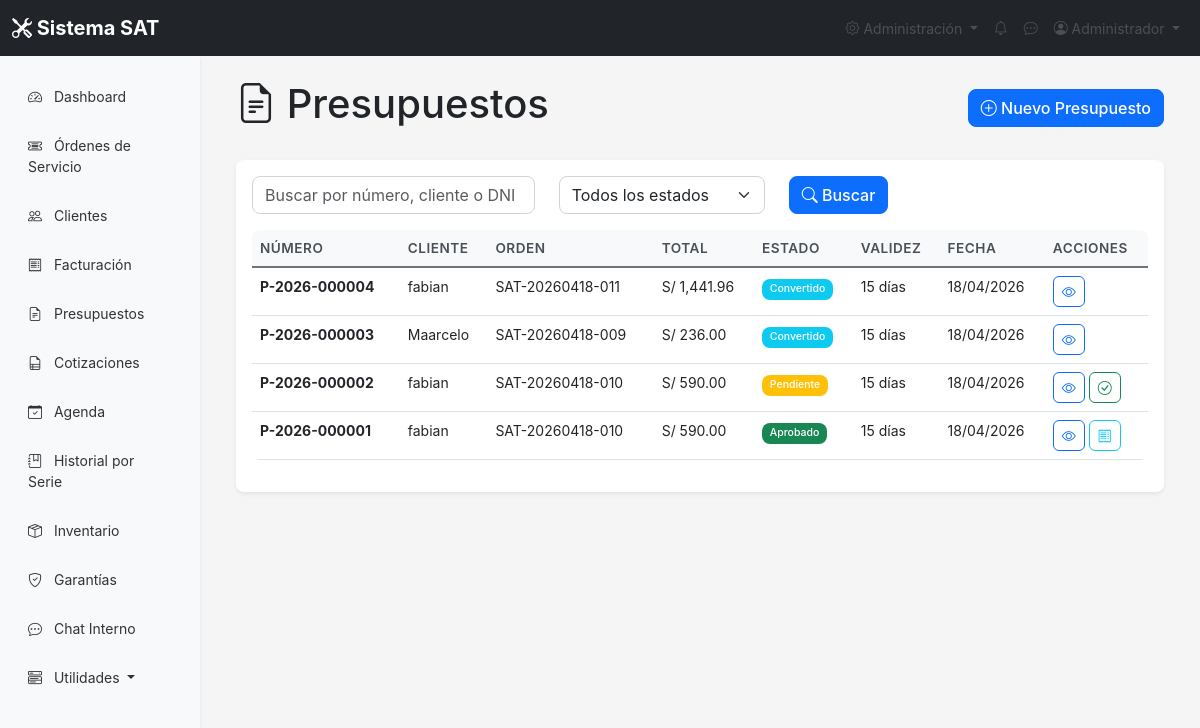
The app's page /presupuestos/listar.php (signed in) with its own data.
### tables this page shows
CREATE TABLE IF NOT EXISTS `presupuestos` (
  `id` int NOT NULL AUTO_INCREMENT,
  `numero_presupuesto` varchar(20) NOT NULL,
  `orden_id` int DEFAULT NULL,
  `cliente_id` int NOT NULL,
  `subtotal` decimal(10,2) NOT NULL,
  `igv` decimal(10,2) NOT NULL,
  `total` decimal(10,2) NOT NULL,
  `estado` enum('pendiente','aprobado','rechazado','convertido') DEFAULT 'pendiente',
  `validez_dias` int DEFAULT '15',
  `observaciones` text,
  `fecha_creacion` datetime DEFAULT CURRENT_TIMESTAMP,
  PRIMARY KEY (`id`),
  UNIQUE KEY `numero_presupuesto` (`numero_presupuesto`),
  KEY `orden_id` (`orden_id`),
  KEY `cliente_id` (`cliente_id`)
);

CREATE TABLE IF NOT EXISTS `clientes` (
  `id` int NOT NULL AUTO_INCREMENT,
  `nombre` varchar(100) NOT NULL,
  `email` varchar(100) DEFAULT NULL,
  `telefono` varchar(20) NOT NULL,
  `direccion` text,
  `dni` varchar(20) DEFAULT NULL,
  `fecha_registro` timestamp NULL DEFAULT CURRENT_TIMESTAMP,
  `estado` enum('activo','inactivo') DEFAULT 'activo',
  `sucursal_id` int DEFAULT NULL,
  PRIMARY KEY (`id`)
);

CREATE TABLE IF NOT EXISTS `ordenes_servicio` (
  `id` int NOT NULL AUTO_INCREMENT,
  `codigo` varchar(20) NOT NULL,
  `equipo_id` int NOT NULL,
  `tecnico_id` int DEFAULT NULL,
  `cliente_id` int NOT NULL,
  `estado` enum('recibido','en_diagnostico','en_reparacion','esperando_repuestos','reparado','entregado','cancelado') DEFAULT 'recibido',
  `prioridad` enum('baja','normal','alta','urgente') DEFAULT 'normal',
  `diagnostico` text,
  `solucion` text,
  `observaciones` text,
  `fecha_ingreso` datetime DEFAULT CURRENT_TIMESTAMP,
  `fecha_diagnostico` datetime DEFAULT NULL,
  `fecha_reparacion` datetime DEFAULT NULL,
  `fecha_entrega` datetime DEFAULT NULL,
  `tiempo_estimado` int DEFAULT NULL,
  `costo_diagnostico` decimal(10,2) DEFAULT '0.00',
  `costo_reparacion` decimal(10,2) DEFAULT '0.00',
  `costo_total` decimal(10,2) DEFAULT '0.00',
  `nota_cliente` text,
  `estado_orden` enum('abierta','cerrada','cancelada') DEFAULT 'abierta',
  `sucursal_id` int DEFAULT NULL,
  PRIMARY KEY (`id`),
  UNIQUE KEY `codigo` (`codigo`),
  KEY `equipo_id` (`equipo_id`),
  KEY `tecnico_id` (`tecnico_id`),
  KEY `cliente_id` (`cliente_id`)
);

### config/config.php (called while the page is built, shortened)
<?php
function formatMoney($amount) {
    return 'S/ ' . number_format($amount, 2);
}
?>

### presupuestos/listar.php (the view, shortened to what this page needs)
<?php
require_once '../config/config.php';
require_once '../include/header.php';
$search = $_GET['search'] ?? '';
$sql = "SELECT p.*, c.nombre as cliente_nombre, c.telefono, c.dni, o.codigo as orden_codigo
        FROM presupuestos p
        LEFT JOIN clientes c ON p.cliente_id = c.id
        LEFT JOIN ordenes_servicio o ON p.orden_id = o.id
        WHERE 1=1";
$sql .= " ORDER BY p.fecha_creacion DESC";
$presupuestos = $conn->query($sql);
?>
<div class="container-fluid">
    <div class="d-flex justify-content-between align-items-center mb-4">
        <h1><i class="bi bi-file-earmark-text"></i> Presupuestos</h1>
        <a href="agregar.php" class="btn btn-primary">
            <i class="bi bi-plus-circle"></i> Nuevo Presupuesto
        </a>
    </div>
    <div class="card">
        <div class="card-body">
            <form method="GET" class="mb-3">
                <div class="row">
                    <div class="col-md-4">
                        <input type="text" name="search" class="form-control" placeholder="Buscar por número, cliente o DNI" value="<?= htmlspecialchars($search) ?>">
                    </div>
                    <div class="col-md-3">
                        <select name="estado" class="form-select">
                            <option value="">Todos los estados</option>
                        </select>
                    </div>
                    <div class="col-md-2">
                        <button type="submit" class="btn btn-primary">
                            <i class="bi bi-search"></i> Buscar
                        </button>
                    </div>
                </div>
            </form>
            <div class="table-responsive">
                <table class="table table-hover">
                    <thead>
                        <tr>
                            <th>Número</th>
                            <th>Cliente</th>
                            <th>Orden</th>
                            <th>Total</th>
                            <th>Estado</th>
                            <th>Validez</th>
                            <th>Fecha</th>
                            <th>Acciones</th>
                        </tr>
                    </thead>
                    <tbody>
                        <?php while ($p = $presupuestos->fetch_assoc()): ?>
                        <tr>
                            <td><strong><?= $p['numero_presupuesto'] ?></strong></td>
                            <td><?= htmlspecialchars($p['cliente_nombre']) ?></td>
                            <td><?= $p['orden_codigo'] ?? '-' ?></td>
                            <td><?= formatMoney($p['total']) ?></td>
                            <td>
                                <?php
                                $badgeClass = match($p['estado']) {
                                    'pendiente' => 'warning',
                                    'aprobado' => 'success',
                                    'rechazado' => 'danger',
                                    'convertido' => 'info',
                                    default => 'secondary'
                                };
                                ?>
                                <span class="badge bg-<?= $badgeClass ?>"><?= ucfirst($p['estado']) ?></span>
                            </td>
                            <td><?= $p['validez_dias'] ?> días</td>
                            <td><?= date('d/m/Y', strtotime($p['fecha_creacion'])) ?></td>
                            <td>
                                <a href="ver.php?id=<?= $p['id'] ?>" class="btn btn-sm btn-outline-primary" title="Ver">
                                    <i class="bi bi-eye"></i>
                                </a>
                                <?php if ($p['estado'] === 'pendiente'): ?>
                                <a href="ver.php?id=<?= $p['id'] ?>&action=aprobar" class="btn btn-sm btn-outline-success" title="Aprobar">
                                    <i class="bi bi-check-circle"></i>
                                </a>
                                <?php endif; ?>
                                <?php if ($p['estado'] === 'aprobado'): ?>
                                <a href="ver.php?id=<?= $p['id'] ?>&action=convertir" class="btn btn-sm btn-outline-info" title="Convertir a Factura">
                                    <i class="bi bi-receipt"></i>
                                </a>
                                <?php endif; ?>
                            </td>
                        </tr>
                        <?php endwhile; ?>
                    </tbody>
                </table>
            </div>
        </div>
    </div>
</div>
<?php require_once '../include/footer.php'; ?>

### css/styles.css (style rules this page uses)
:root { --primary: #0d6efd; --secondary: #6c757d; --success: #198754; --danger: #dc3545; --warning: #ffc107; --info: #0dcaf0; --light: #f8f9fa; --dark: #212529; }
body { font-family: -apple-system, BlinkMacSystemFont, 'Segoe UI', Roboto, 'Helvetica Neue', Arial, sans-serif; font-size: 14px; background-color: #f5f5f5; }
.card { border: none; box-shadow: 0 0.125rem 0.25rem rgba(0, 0, 0, 0.075); border-radius: 0.5rem; }
.table th { font-weight: 600; color: #495057; background-color: #f8f9fa; }
.badge { padding: 0.35em 0.65em; font-weight: 500; }
.btn { border-radius: 0.375rem; font-weight: 500; }
.form-control, .form-select { border-radius: 0.375rem; border: 1px solid #ced4da; }
.btn-primary { background-color: var(--primary); border-color: var(--primary); }

### css/improved.css (style rules this page uses)
:root { --sat-primary: #0d6efd; --sat-secondary: #6c757d; --sat-success: #198754; --sat-danger: #dc3545; --sat-warning: #ffc107; --sat-info: #0dcaf0; --sat-light: #f8f9fa; --sat-dark: #212529; --sat-border-radius: 8px; --sat-shadow: 0 0.125rem 0.25rem rgba(0, 0, 0, 0.075); --sat-transition: all 0.3s ease; }
.btn-primary { border-radius: var(--sat-border-radius); transition: var(--sat-transition); }
.form-control, .form-select { border-radius: var(--sat-border-radius); transition: var(--sat-transition); }
.table { border-radius: var(--sat-border-radius); overflow: hidden; }
.table thead th { background: var(--sat-light); border-bottom: 2px solid var(--sat-secondary); font-weight: 600; text-transform: uppercase; font-size: 0.85rem; letter-spacing: 0.5px; }
.badge { padding: 0.5em 0.75em; border-radius: var(--sat-border-radius); font-weight: 500; }

### records on screen
presupuestos: numero_presupuesto "P-2026-000004", cliente.nombre "fabian", ordenes_servicio.codigo "SAT-20260418-011", total "S/ 1,441.96", estado "Convertido", validez_dias "15", fecha_creacion "18/04/2026"
presupuestos: numero_presupuesto "P-2026-000003", cliente.nombre "Maarcelo", ordenes_servicio.codigo "SAT-20260418-009", total "S/ 236.00", estado "Convertido", validez_dias "15", fecha_creacion "18/04/2026"
presupuestos: numero_presupuesto "P-2026-000002", cliente.nombre "fabian", ordenes_servicio.codigo "SAT-20260418-010", total "S/ 590.00", estado "Pendiente", validez_dias "15", fecha_creacion "18/04/2026"
presupuestos: numero_presupuesto "P-2026-000001", cliente.nombre "fabian", ordenes_servicio.codigo "SAT-20260418-010", total "S/ 590.00", estado "Aprobado", validez_dias "15", fecha_creacion "18/04/2026"

### other values on screen
$_SESSION['nombre'] "Administrador"
